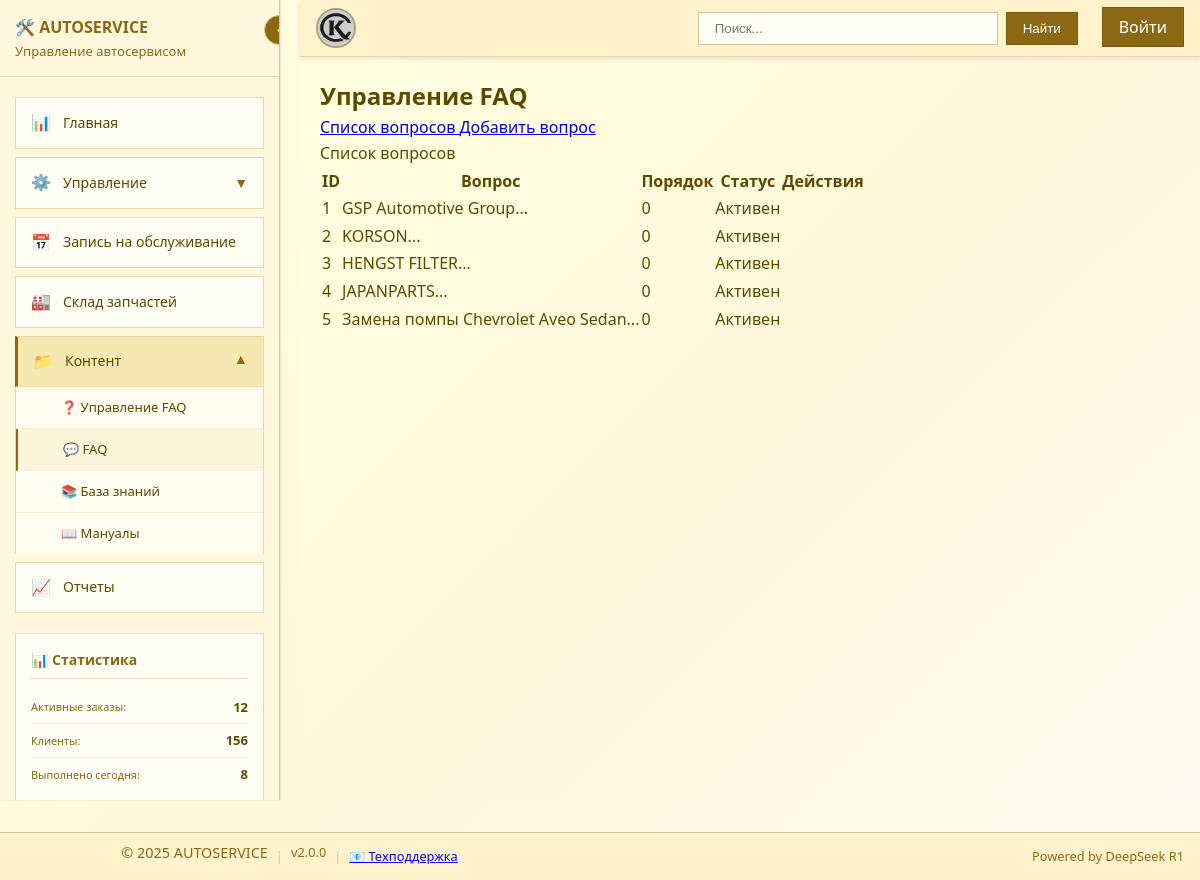
Page /admin_faq.php on the committed database.
### tables this page shows
CREATE TABLE `faq` (
  `id` int NOT NULL,
  `question` varchar(255) NOT NULL,
  `answer` text NOT NULL,
  `sort_order` int DEFAULT '0',
  `pdf_references` text,
  `views` int DEFAULT '0',
  `is_active` tinyint(1) DEFAULT '1'
);

### admin_faq.php (the view, shortened to what this page needs)
<?php
$action = $_GET['action'] ?? 'list';
function getFaqItems($conn) {
    return $conn->query("SELECT * FROM faq ORDER BY sort_order, id")->fetch_all(MYSQLI_ASSOC);
}
include 'templates/header.php';
?>
<div class="container mt-4">
    <h2>Управление FAQ</h2>
    <div class="d-flex justify-content-between mb-3">
        <a href="admin_faq.php" class="btn btn-primary">
            <i class="bi bi-list"></i> Список вопросов
        </a>
        <a href="admin_faq.php?action=add" class="btn btn-success">
            <i class="bi bi-plus-circle"></i> Добавить вопрос
        </a>
    </div>
    <?php if ($action === 'add' || $action === 'edit'): ?>
        <?php
        $item = ['id' => '', 'question' => '', 'answer' => '', 'sort_order' => 0, 'is_active' => 1];
        if ($action === 'edit' && isset($_GET['id'])) {
            $item = getFaqItem($conn, (int)$_GET['id']);
            if (!$item) {
                echo '<div class="alert alert-danger">Вопрос не найден!</div>';
                include 'templates/footer.php';
                exit;
            }
        }
        ?>
        <div class="card">
            <div class="card-header">
                <?= $action === 'add' ? 'Добавление нового вопроса' : 'Редактирование вопроса' ?>
            </div>
            <div class="card-body">
                <form method="post">
                    <input type="hidden" name="id" value="<?= $item['id'] ?>">
                    <div class="mb-3">
                        <label class="form-label">Вопрос:</label>
                        <input type="text" name="question" class="form-control"
                               value="<?= htmlspecialchars($item['question']) ?>" required>
                    </div>
                    <div class="mb-3">
                        <label class="form-label">Ответ:</label>
                        <textarea name="answer" class="form-control" rows="5" required><?=
                            htmlspecialchars($item['answer'])
                        ?></textarea>
                    </div>
                    <div class="row">
                        <div class="col-md-6 mb-3">
                            <label class="form-label">Порядок сортировки:</label>
                            <input type="number" name="sort_order" class="form-control"
                                   value="<?= $item['sort_order'] ?>" min="0">
                        </div>
                        <div class="col-md-6 mb-3">
                            <div class="form-check form-switch mt-4">
                                <input class="form-check-input" type="checkbox" name="is_active"
                                       id="is_active" value="1" <?= $item['is_active'] ? 'checked' : '' ?>>
                                <label class="form-check-label" for="is_active">Активен</label>
                            </div>
                        </div>
                    </div>
                    <button type="submit" class="btn btn-primary">
                        <i class="bi bi-save"></i> Сохранить
                    </button>
                    <a href="admin_faq.php" class="btn btn-secondary">Отмена</a>
                </form>
            </div>
        </div>
    <?php else: ?>
        <?php $faq_items = getFaqItems($conn); ?>
        <div class="card">
            <div class="card-header">Список вопросов</div>
            <div class="card-body">
                <?php if (empty($faq_items)): ?>
                    <div class="alert alert-info">Нет добавленных вопросов</div>
                <?php else: ?>
                    <div class="table-responsive">
                        <table class="table table-striped">
                            <thead>
                                <tr>
                                    <th>ID</th>
                                    <th>Вопрос</th>
                                    <th>Порядок</th>
                                    <th>Статус</th>
                                    <th>Действия</th>
                                </tr>
                            </thead>
                            <tbody>
                                <?php foreach ($faq_items as $item): ?>
                                <tr>
                                    <td><?= $item['id'] ?></td>
                                    <td><?= htmlspecialchars(mb_substr($item['question'], 0, 50)) ?>...</td>
                                    <td><?= $item['sort_order'] ?></td>
                                    <td>
                                        <span class="badge bg-<?= $item['is_active'] ? 'success' : 'secondary' ?>">
                                            <?= $item['is_active'] ? 'Активен' : 'Скрыт' ?>
                                        </span>
                                    </td>
                                    <td>
                                    </td>
                                </tr>
                                <?php endforeach; ?>
                            </tbody>
                        </table>
                    </div>
                <?php endif; ?>
            </div>
        </div>
    <?php endif; ?>
</div>
<?php include 'templates/footer.php'; ?>

### templates/header.php (shortened to what this page needs)
<!DOCTYPE html>
<html lang="ru">
<head>
    <link rel="stylesheet" href="assets/css/sidebar.css">
    <link rel="stylesheet" href="assets/css/style.css">
</head>
<body>
    <?php include 'templates/sidebar.php'; ?>
    <div class="main-content-1c" id="mainContent">
        <nav class="top-navbar">
            <div class="container-fluid">
              <img src="images/ck50negativ.jpg" width="40" height="40" alt="Логотип" class="logo">
                <div class="nav-right">
                    <div class="search-container">
                        <form class="search-form" action="search.php" method="get">
                            <input type="search" name="q" placeholder="Поиск..." aria-label="Поиск">
                            <button type="submit">Найти</button>
                        </form>
                    </div>
                    <div class="user-dropdown">
                        <?php if (isset($_SESSION['user_id'])): ?>
                            <div class="user-menu">
                                <div class="user-avatar">
                                    <?= substr($_SESSION['full_name'] ?? 'U', 0, 1) ?>
                                </div>
                                <span class="user-info">
                                    <?= htmlspecialchars($_SESSION['full_name'] ?? 'Пользователь') ?>
                                    <small><?= $_SESSION['user_role'] ?? 'Гость' ?></small>
                                </span>
                            </div>
                            <div class="dropdown-content">
                                <a href="profile.php">👤 Профиль</a>
                                <?php if ($_SESSION['user_role'] === 'admin'): ?>
                                    <a href="user_management.php">👥 Управление пользователями</a>
                                <?php endif; ?>
                                <div class="divider"></div>
                                <a href="logout.php">🚪 Выход</a>
                            </div>
                        <?php else: ?>
                            <a href="login.php" class="login-btn">Войти</a>
                        <?php endif; ?>
                    </div>
                </div>
            </div>
        </nav>
        <div class="content-container">

### templates/sidebar.php (shortened to what this page needs)
<div class="sidebar-1c" id="mainSidebar">
    <button class="sidebar-toggle-1c" id="sidebarToggle">
        ‹
    </button>
    <div class="sidebar-header-1c">
        <h5>🛠️ <span>AUTOSERVICE</span></h5>
        <div class="sidebar-subtitle">Управление автосервисом</div>
    </div>
    <nav class="sidebar-nav-1c">
        <a href="/autoservice/index.php" class="sidebar-item-1c <?= basename($_SERVER['PHP_SELF']) == 'index.php' ? 'active' : '' ?>">
            <span class="sidebar-icon-1c">📊</span>
            <span class="menu-text">Главная</span>
        </a>
        <div class="accordion-1c">
            <div class="accordion-header-1c" data-accordion="management">
                <span class="sidebar-icon-1c">⚙️</span>
                <span class="menu-text">Управление</span>
                <span class="accordion-icon-1c">▼</span>
            </div>
        </div>
        <a href="/autoservice/booking.php" class="sidebar-item-1c <?= basename($_SERVER['PHP_SELF']) == 'booking.php' ? 'active' : '' ?>">
            <span class="sidebar-icon-1c">📅</span>
            <span class="menu-text">Запись на обслуживание</span>
        </a>
        <a href="/autoservice/warehouse.php" class="sidebar-item-1c <?= basename($_SERVER['PHP_SELF']) == 'warehouse.php' ? 'active' : '' ?>">
            <span class="sidebar-icon-1c">🏭</span>
            <span class="menu-text">Склад запчастей</span>
        </a>
        <div class="accordion-1c">
            <div class="accordion-header-1c" data-accordion="content">
                <span class="sidebar-icon-1c">📁</span>
                <span class="menu-text">Контент</span>
                <span class="accordion-icon-1c">▼</span>
            </div>
            <div class="accordion-content-1c" id="content-menu">
                <a href="/autoservice/faq.php" class="sidebar-subitem-1c <?= basename($_SERVER['PHP_SELF']) == 'faq.php' ? 'active' : '' ?>">
                    ❓ Управление FAQ
                </a>
                <a href="/autoservice/admin_faq.php" class="sidebar-subitem-1c <?= basename($_SERVER['PHP_SELF']) == 'admin_faq.php' ? 'active' : '' ?>">
                    💬 FAQ
                </a>
                <a href="/autoservice/knowbase.php" class="sidebar-subitem-1c <?= basename($_SERVER['PHP_SELF']) == 'knowbase.php' ? 'active' : '' ?>">
                    📚 База знаний
                </a>
                <a href="https://www.carmans.net/" target="_blank" class="sidebar-subitem-1c">
                    📖 Мануалы
                </a>
            </div>
        </div>
        <a href="/autoservice/reports.php" class="sidebar-item-1c <?= basename($_SERVER['PHP_SELF']) == 'reports.php' ? 'active' : '' ?>">
            <span class="sidebar-icon-1c">📈</span>
            <span class="menu-text">Отчеты</span>
        </a>
    </nav>
    <div class="sidebar-stats-1c">
        <h6>📊 Статистика</h6>
        <div class="stat-item-1c">
            <small>Активные заказы:</small>
            <strong>12</strong>
        </div>
        <div class="stat-item-1c">
            <small>Клиенты:</small>
            <strong>156</strong>
        </div>
        <div class="stat-item-1c">
            <small>Выполнено сегодня:</small>
            <strong>8</strong>
        </div>
    </div>
</div>

### templates/footer.php (shortened to what this page needs)
        </div>
    </div>
    <footer class="footer-compact">
        <div class="footer-compact-content">
            <div class="footer-left">
            &nbsp;&nbsp;&nbsp;&nbsp;&nbsp;&nbsp;&nbsp;&nbsp;&nbsp;    <span class="footer-copyright">&nbsp;&nbsp;&nbsp;&nbsp;&nbsp;&nbsp;&nbsp;&nbsp;&nbsp;&nbsp;&nbsp;&nbsp;&nbsp;&nbsp;&nbsp;&nbsp;&nbsp;&nbsp;© 2025 AUTOSERVICE</span>
                <span class="footer-separator">|</span>
                <span class="footer-version">v2.0.0</span>
                <span class="footer-separator">|</span>
                <a href="mailto:support@autoservice.ru" class="footer-contact">
                    📧 Техподдержка
                </a>
            </div>
            <div class="footer-right">
                <a href="https://www.deepseek.com" class="footer-tech" target="_blank">
                    Powered by DeepSeek R1
                </a>
            </div>
        </div>
    </footer>
</body>
</html>

### assets/css/sidebar.css (style rules this page uses)
.sidebar-1c { position: fixed; left: 0; top: 0; width: 280px; height: 100vh; background: #fff8dc !important; border-right: 1px solid #d4c49e !important; border-radius: 0 !important; padding: 15px 0; box-shadow: 1px 0 2px rgba(0, 0, 0, 0.1); z-index: 1000; overflow-y: auto; font-family: 'Segoe UI', Arial, sans-serif; }
.sidebar-header-1c { text-align: left; margin-bottom: 20px; padding: 0 15px 15px 15px; border-bottom: 1px solid #e6d8a8; }
.sidebar-header-1c h5 { color: #8b6914 !important; font-weight: 600; margin-bottom: 5px; font-size: 16px; margin: 0; }
.sidebar-subtitle { color: #8b6914; font-size: 13px; margin: 0; }
.sidebar-nav-1c { padding: 0 15px; }
.sidebar-item-1c { display: flex; align-items: center; padding: 12px 15px; margin-bottom: 8px; background: #fffef5 !important; border-radius: 0 !important; text-decoration: none; color: #5c4a00 !important; border: 1px solid #e6d8a8; transition: all 0.1s ease; font-weight: 500; font-size: 14px; box-shadow: none; cursor: pointer; }
.sidebar-icon-1c { font-size: 16px; margin-right: 12px; width: 20px; text-align: center; color: #8b6914; }
.menu-text { flex: 1; }
.accordion-1c { margin-bottom: 8px; }
.accordion-header-1c { display: flex; align-items: center; padding: 12px 15px; background: #fffef5 !important; border: 1px solid #e6d8a8; border-radius: 0 !important; color: #5c4a00 !important; font-weight: 500; font-size: 14px; cursor: pointer; transition: all 0.1s ease; margin-bottom: 0; }
.accordion-header-1c.active { background: #f5e8b0 !important; border-left: 3px solid #8b6914; }
.accordion-icon-1c { margin-left: auto; transition: transform 0.2s ease; color: #8b6914; }
.accordion-header-1c.active .accordion-icon-1c { transform: rotate(180deg); }
.accordion-content-1c { max-height: 0; overflow: hidden; transition: max-height 0.3s ease-out; background: #fffdf0; border-left: 1px solid #e6d8a8; border-right: 1px solid #e6d8a8; }
.accordion-content-1c.show { max-height: 1000px; }
.sidebar-subitem-1c { display: flex; align-items: center; padding: 10px 15px 10px 45px; background: transparent; border: none; border-radius: 0; text-decoration: none; color: #5c4a00 !important; font-size: 13px; font-weight: 400; transition: all 0.1s ease; cursor: pointer; border-bottom: 1px solid #f5f0d8; }
.sidebar-subitem-1c.active { background: #fcf5d9 !important; font-weight: 500; border-left: 2px solid #8b6914; }
.sidebar-subitem-1c:last-child { border-bottom: none; }
.sidebar-stats-1c { background: #fffef5; padding: 15px; border-radius: 0; border: 1px solid #e6d8a8; margin: 20px 15px 0 15px; }
.sidebar-stats-1c h6 { color: #8b6914; margin-bottom: 12px; font-weight: 600; border-bottom: 1px solid #e6d8a8; padding-bottom: 6px; font-size: 14px; }
.stat-item-1c { display: flex; justify-content: space-between; align-items: center; padding: 6px 0; border-bottom: 1px solid #f5f0d8; font-size: 13px; }
.stat-item-1c:last-child { border-bottom: none; }
.stat-item-1c small { color: #8b6914; }
.stat-item-1c strong { color: #5c4a00; font-weight: 600; }
.sidebar-toggle-1c { position: absolute; top: 15px; right: -15px; width: 30px; height: 30px; background: #8b6914; border: 1px solid #d4c49e; border-radius: 50%; display: flex; align-items: center; justify-content: center; cursor: pointer; color: white; font-size: 12px; transition: all 0.2s ease; z-index: 1001; }
.main-content-1c { margin-left: 280px; transition: margin-left 0.3s ease; min-height: 100vh; background: #f0f0f0; }

### rows in the picture
faq: id "1", question "GSP Automotive Group", sort_order "0", is_active "Активен"
faq: id "2", question "KORSON", sort_order "0", is_active "Активен"
faq: id "3", question "HENGST FILTER", sort_order "0", is_active "Активен"
faq: id "4", question "JAPANPARTS", sort_order "0", is_active "Активен"
faq: id "5", question "Замена помпы Chevrolet Aveo Sedan", sort_order "0", is_active "Активен"
